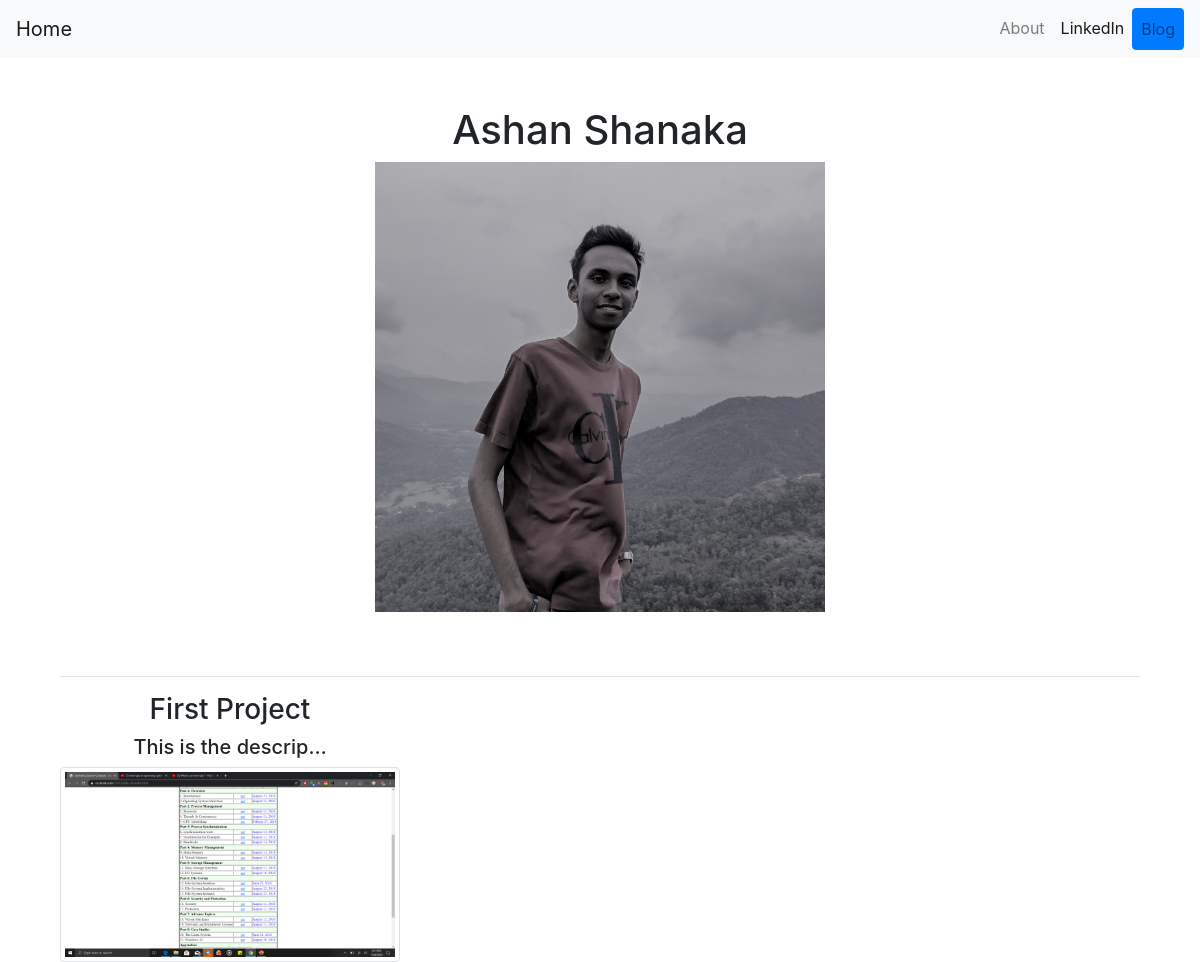
The app's page /, older data.
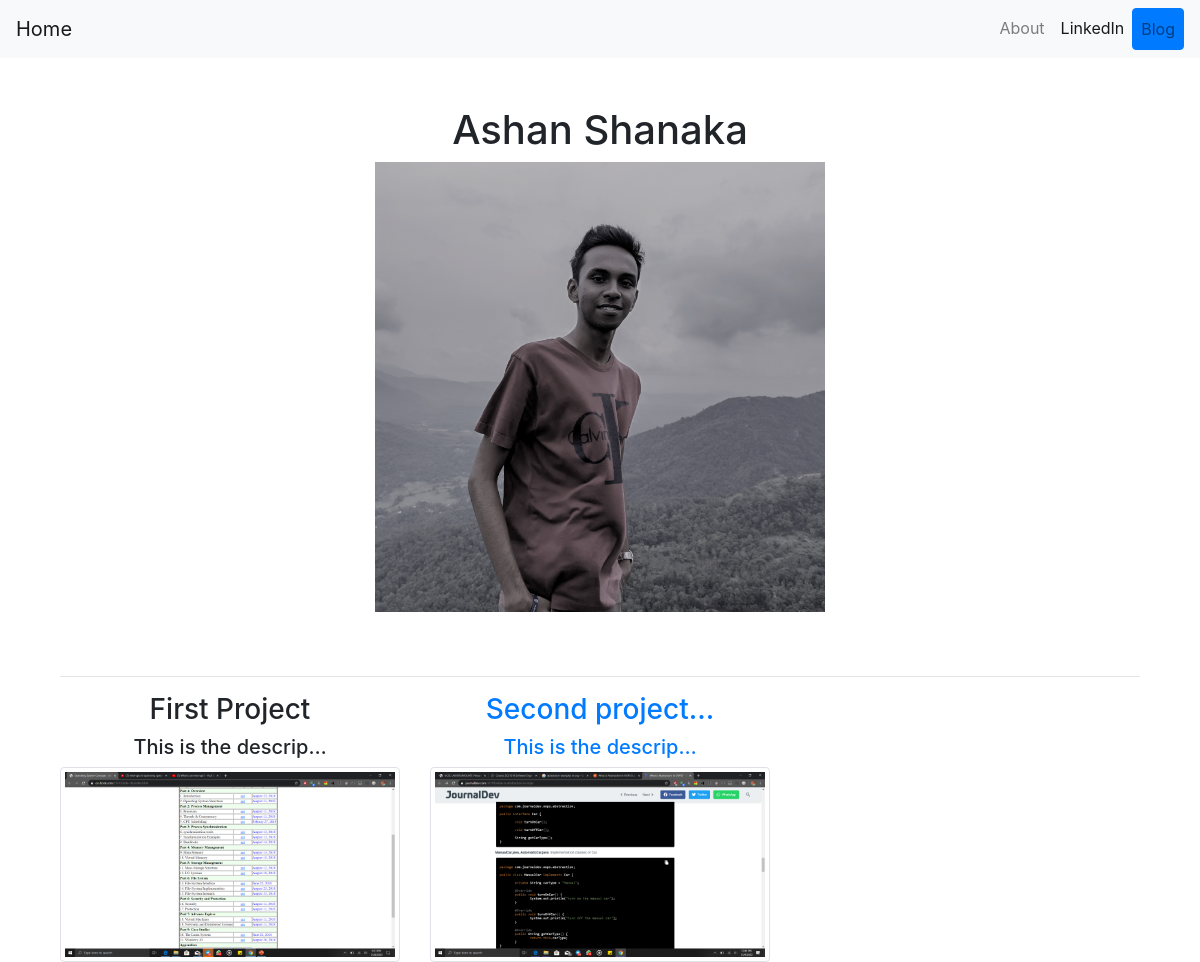
The same page, newer data.
### portfolio/models.py (models this page shows)
class Project(models.Model):
    title = models.CharField(max_length=100)
    description = models.CharField(max_length=250)
    image = models.ImageField(upload_to='portfolio/static')
    url = models.URLField(blank=True)

### portfolio/views.py (the view)
# urls.py: 2. Add a URL to urlpatterns:  path('', views.home, name='home')
def home(request):
    projects = Project.objects.all()
    return render(request, 'portfolio/home.html', {'projects': projects})

### portfolio/templates/portfolio/home.html
{% extends 'portfolio/base.html' %}
{% block content %}
<div class="container text-center">
    <h1>Ashan Shanaka</h1>
    {% load static %}
    <img src="{% static 'portfolio/00000PORTRAIT_00000_BURST20190817150451254.jpg' %}" alt="myImage" width="450" height="450">
    <br><br><br>
    <hr>
    <div class="row">
        {% for project in projects %}
            <div class="col-md-4 col-sm-6">
                {% if project.url %}
                <a href="{{ project.url }}">
                    <h3>{{ project.title|truncatechars:15 }}</h3>
                    <h5>{{ project.description|truncatechars:20 }}</h5>
                    <img src="{{ project.image.url }}" class="image-fluid img-thumbnail" alt="image in the database"><br>
                </a>
                {% else %}
                    <h3>{{ project.title|truncatechars:15 }}</h3>
                    <h5>{{ project.description|truncatechars:20 }}</h5>
                    <img src="{{ project.image.url }}" class="image-fluid img-thumbnail" alt="image in the database"><br>
                {% endif %}
            </div>
        {% endfor %}
    </div>
</div>
{% endblock %}

Row changes from the older to the newer data that the page shows:
added Project: title "Second project…", description "This is the descrip…", image (picture)
